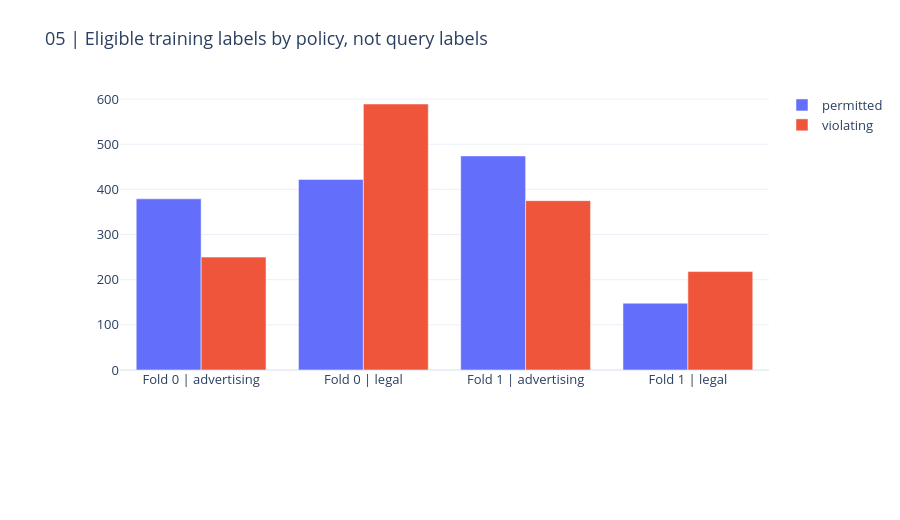
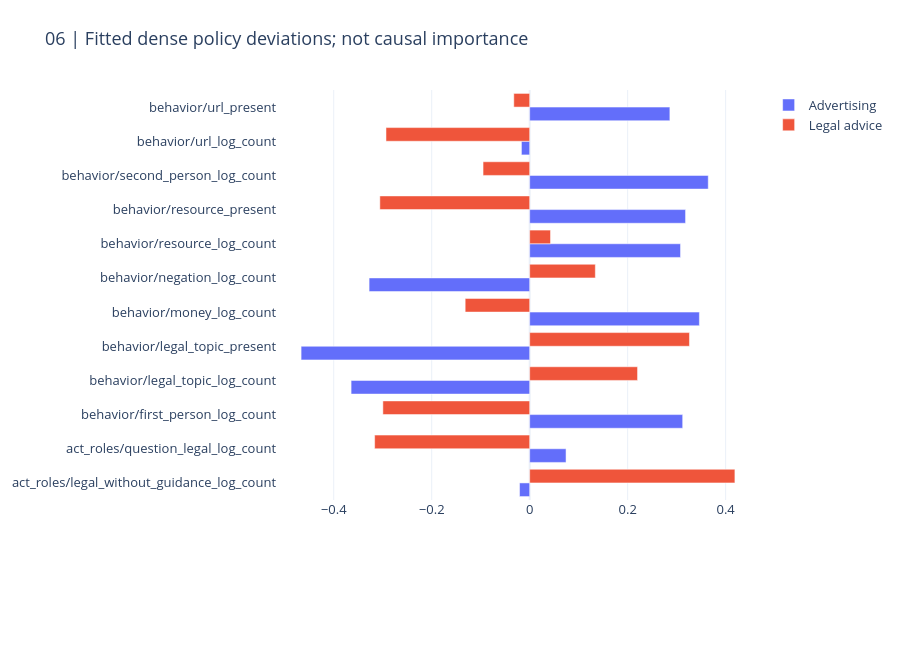

Write notebook code for charts like these, in order.
### Markdown cell above
## 5. Availability of support labels and fitted effects

The rule-specific block needs legal, supplied training evidence for that rule. The chart reports eligible training counts, not query outcomes. Dense coefficient plots are descriptive associations; they are not substitutes for matched additions/removals. Raw token vocabularies and comment text are not exported.

### Code cell
display(pd.DataFrame(result["support_coverage"]))
CHARTS[4].show(renderer="plotly_mimetype")
CHARTS[5].show(renderer="plotly_mimetype")

### Figure 1 — Plotly figure (JSON) as saved in the notebook; plotly's stock layout.template omitted (floating-point values rounded to 4 significant figures)
{"data": [{"name": "permitted", "type": "bar", "x": ["Fold 0 | advertising", "Fold 0 | legal", "Fold 1 | advertising", "Fold 1 | legal"], "y": [379, 422, 474, 148]}, {"name": "violating", "type": "bar", "x": ["Fold 0 | advertising", "Fold 0 | legal", "Fold 1 | advertising", "Fold 1 | legal"], "y": [250, 589, 375, 218]}], "layout": {"barmode": "group", "font": {"size": 13}, "height": 520, "margin": {"b": 150, "l": 120, "r": 40, "t": 90}, "title": {"text": "05 | Eligible training labels by policy, not query labels"}, "xaxis": {"automargin": true}, "yaxis": {"automargin": true}}}

### Figure 2 — Plotly figure (JSON) as saved in the notebook; plotly's stock layout.template omitted (floating-point values rounded to 4 significant figures)
{"data": [{"name": "Advertising", "orientation": "h", "type": "bar", "x": [-0.0207, 0.07422, 0.3123, -0.3645, -0.4666, 0.3464, -0.3278, 0.3079, 0.3182, 0.3645, -0.01684, 0.2862], "y": ["act_roles/legal_without_guidance_log_count", "act_roles/question_legal_log_count", "behavior/first_person_log_count", "behavior/legal_topic_log_count", "behavior/legal_topic_present", "behavior/money_log_count", "behavior/negation_log_count", "behavior/resource_log_count", "behavior/resource_present", "behavior/second_person_log_count", "behavior/url_log_count", "behavior/url_present"]}, {"name": "Legal advice", "orientation": "h", "type": "bar", "x": [0.4189, -0.3165, -0.2997, 0.2202, 0.3262, -0.1317, 0.134, 0.04254, -0.3059, -0.09515, -0.2933, -0.03243], "y": ["act_roles/legal_without_guidance_log_count", "act_roles/question_legal_log_count", "behavior/first_person_log_count", "behavior/legal_topic_log_count", "behavior/legal_topic_present", "behavior/money_log_count", "behavior/negation_log_count", "behavior/resource_log_count", "behavior/resource_present", "behavior/second_person_log_count", "behavior/url_log_count", "behavior/url_present"]}], "layout": {"barmode": "group", "font": {"size": 13}, "height": 650, "margin": {"b": 150, "l": 120, "r": 40, "t": 90}, "title": {"text": "06 | Fitted dense policy deviations; not causal importance"}, "xaxis": {"automargin": true}, "yaxis": {"automargin": true}}}
